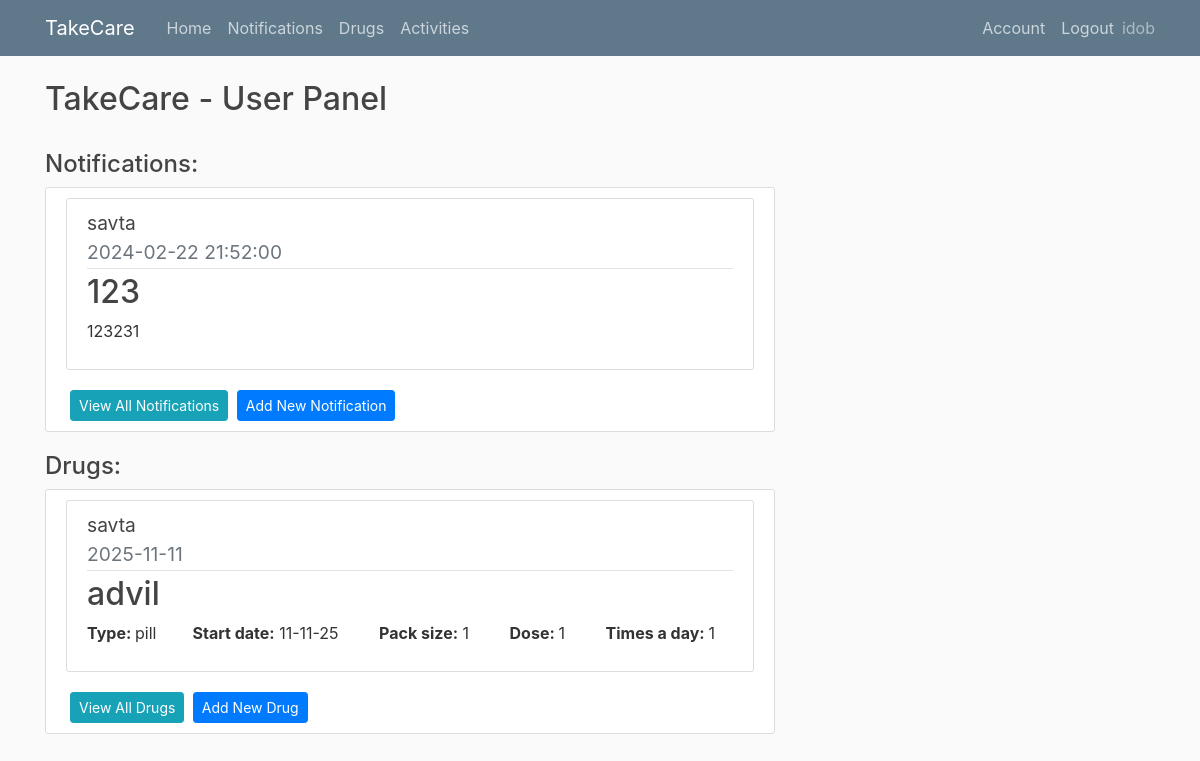
The page /home (signed in) on the database as committed earlier.
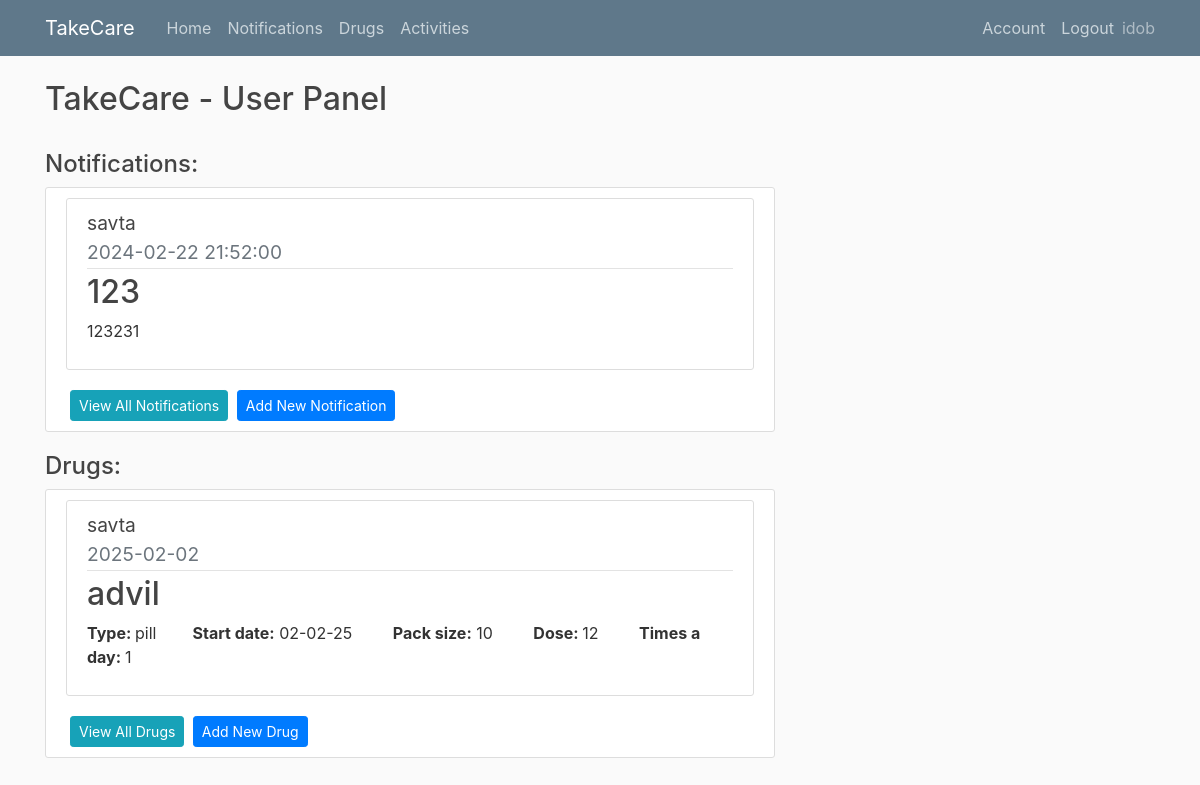
The same page on the database as committed later.
### app/models.py (models this page shows, shortened)
class User(db.Model, UserMixin):
    id = db.Column(db.Integer, primary_key=True)
    username = db.Column(db.String(20), unique=True,nullable=False)
    email = db.Column(db.String(100), unique=True,nullable=False)
    image_file = db.Column(db.String(100),nullable=False,default='default.jpg')
    password= db.Column(db.String(60),nullable=False)
    ElderlyUser = db.relationship('Elderlyuser',backref='creator',lazy=True )
    Notifications = db.relationship('Notification',backref='creator',lazy=True )
    Drugs = db.relationship('Drug',backref='creator',lazy=True )

class Elderlyuser(db.Model, UserMixin):
    id = db.Column(db.Integer, primary_key=True)
    username = db.Column(db.String(20), unique=True,nullable=False)
    password= db.Column(db.String(60),nullable=False)
    user_id = db.Column(db.Integer, db.ForeignKey('user.id'), nullable=False)

class Notification(db.Model):
    id = db.Column(db.Integer, primary_key=True)
    title = db.Column(db.String(150),nullable=False)
    content = db.Column(db.Text,nullable=False)
    date = db.Column(db.Date,nullable=False)
    time = db.Column(db.Time,nullable=False)
    took = db.Column(db.Boolean, nullable=False)
    user_id = db.Column(db.Integer, db.ForeignKey('user.id'), nullable=False)
    elderly_user_id = db.Column(db.Integer, db.ForeignKey('elderlyuser.id'), nullable=False)

class Drug(db.Model):
    id = db.Column(db.Integer, primary_key=True)
    name = db.Column(db.String(150),nullable=False)
    type = db.Column(db.Text,nullable=False)
    dose = db.Column(db.Integer,nullable=False)
    timesaday = db.Column(db.Integer,nullable=False)
    taketime= db.Column(db.Time, nullable=False)
    gap = db.Column(db.Integer, nullable=False)
    packsize = db.Column(db.Integer,nullable=False)
    daystotake = db.Column(db.Integer,nullable=False)
    startdate = db.Column(db.Date,nullable=False)
    user_id = db.Column(db.Integer, db.ForeignKey('user.id'), nullable=False)
    elderly_user_id = db.Column(db.Integer, db.ForeignKey('elderlyuser.id'), nullable=False)
    drugschedules = db.relationship("DrugSchedule", cascade="all, delete")
    warnings = db.Column(db.String)

### app/routes.py (the view)
@app.route("/")
@app.route("/home")
@login_required
def home():
    notifications = Notification.query.filter_by(user_id=current_user.id).order_by(Notification.date.asc()).order_by(Notification.time.asc()).limit(3)
    drugs = Drug.query.filter_by(user_id=current_user.id)
    eldelys = Elderlyuser.query.filter_by(user_id=current_user.id)
    eldelys_dict = {i.id: i.username for i in eldelys}
    return render_template("home.html",notifications=notifications ,drugs=drugs,eldelys_dict=eldelys_dict)

### app/models.py (called while the page is built)
@login_manager.user_loader
def load_user(user_id):
    return User.query.get(int(user_id))

### app/templates/home.html
{% extends "layout.html" %}
{% block content %}
  <h2> TakeCare - User Panel </h2>
  <br>
  <h4>Notifications:</h4>
  <div class="content-section">
    {% if notifications.count() == 0  %}
        <h5>No notifications found</h5>
    {% else %}
      {% for notification in notifications %}
      <article class="media content-section">
        <div class="media-body">
               <div class="article-title">
                    <big>{{ eldelys_dict[notification.elderly_user_id] }}</big>
                </div>
          <div class="article-metadata">
            <big class="text-muted">{{ notification.date.strftime('%Y-%m-%d') }}    {{ notification.time }} </big>
          </div>
          <h2>{{ notification.title }}</h2>
          <p class="article-content">{{ notification.content }}</p>
        </div>
      </article>
      {% endfor %}
    {% endif %}
    <a class="btn btn-info btn-sm ml-1" href="{{url_for('notification')}}"> View All Notifications</a>
    <a class="btn btn-primary btn-sm ml-1" href="{{url_for('add_notification')}}"> Add New Notification</a>
  </div>
  <h4>Drugs:</h4>
  <div class="content-section">
    {% if drugs.count() == 0  %}
        <h5>No drugs found</h5>
    {% else %}
      {% for drug in drugs %}
      <article class="media content-section">
        <div class="media-body">
                <div class="article-title">
                    <big>{{ eldelys_dict[drug.elderly_user_id] }}</big>
                </div>
          <div class="article-metadata">
            <big class="text-muted">{{ drug.startdate.strftime('%Y-%m-%d') }} </big>
          </div>
          <h2>{{ drug.name }}</h2>
            <p>
              <strong>Type: </strong> {{ drug.type }}&nbsp; &nbsp; &nbsp; &nbsp;
              <strong>Start date:</strong> {{ drug.startdate.strftime('%d-%m-%y') }} &nbsp; &nbsp; &nbsp; &nbsp;
              <strong>Pack size:</strong> {{ drug.packsize }} &nbsp; &nbsp; &nbsp; &nbsp;
              <strong> Dose: </strong>{{ drug.dose }} &nbsp; &nbsp; &nbsp; &nbsp;
              <strong>Times a day: </strong>{{ drug.timesaday }} &nbsp;
            </p>
        </div>
      </article>
      {% endfor %}
    {% endif %}
    <a class="btn btn-info btn-sm ml-1" href="{{url_for('drugs')}}"> View All Drugs</a>
    <a class="btn btn-primary btn-sm ml-1" href="{{url_for('add_drug')}}"> Add New Drug</a>
  </div>
{% endblock content %}

### app/templates/layout.html (shortened to what this page needs)
<!DOCTYPE html>
<html>
<head>
    <link rel="stylesheet" href="https://maxcdn.bootstrapcdn.com/bootstrap/4.0.0/css/bootstrap.min.css">
    <link rel="stylesheet" type="text/css" href="{{ url_for('static', filename='main.css') }}">
</head>
<body>
    <header class="site-header">
      <nav class="navbar navbar-expand-md navbar-dark bg-steel fixed-top">
        <div class="container">
          <a class="navbar-brand mr-4" href="/">TakeCare</a>
          <div class="collapse navbar-collapse" id="navbarToggle">
            <div class="navbar-nav mr-auto">
              <a class="nav-item nav-link" href="{{url_for('home')}}">Home</a>
              <a class="nav-item nav-link" href="{{url_for('notification')}}">Notifications</a>
              <a class="nav-item nav-link" href="{{url_for('drugs')}}">Drugs</a>
              <a class="nav-item nav-link" href="{{url_for('activities')}}">Activities</a>
            </div>
            {% if not current_user.is_authenticated %}
            <div class="navbar-nav">
              <a class="nav-item nav-link" href="{{url_for('login')}}">Login</a>
              <a class="nav-item nav-link" href="{{url_for('register')}}">Register</a>
            </div>
            {% else %}
            <div class="navbar-nav">
              <a class="nav-item nav-link" href="{{url_for('account')}}">Account</a>
              <a class="nav-item nav-link" href="{{url_for('logout')}}">Logout</a>
              <sapn class="navbar-text">{{current_user.username}}</span>
            </div>
            {% endif %}
          </div>
        </div>
      </nav>
    </header>
    <main role="main" class="container">
      <div class="row">
        <div class="col-md-8">
          {% block content %} {% endblock %}
        </div>
    </main>
</body>
</html>

### app/static/main.css (style rules this page uses)
body { background: #fafafa; color: #333333; margin-top: 5rem; }
h1, h2, h3, h4, h5, h6 { color: #444444; }
.bg-steel { background-color: #5f788a; }
.site-header .navbar-nav .nav-link { color: #cbd5db; }
.content-section { background: #ffffff; padding: 10px 20px; border: 1px solid #dddddd; border-radius: 3px; margin-bottom: 20px; }
.article-title { color: #444444; }
.article-content { white-space: pre-line; }
.article-metadata { padding-bottom: 1px; margin-bottom: 4px; border-bottom: 1px solid #e3e3e3 }

Rows that differ between the two databases and show on the page:
changed Drug "advil": startdate "2025-11-11" → "2025-02-02"; startdate "11-11-25" → "02-02-25"; packsize "1" → "10"; dose "1" → "12"
